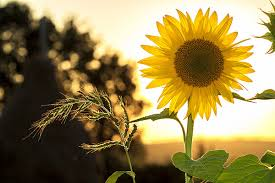
#> input picture image8.jpeg, 275 x 183 px, found by its file name
$ jupyter execute Untitled.ipynb
#> lines starting #> are read from the running program, lines starting #| are printed output that depends on the picture; after the words box and inside, x2 and y2 are one past the last pixel; in counts of white or black regions, pixels touching at a corner belong together
Exp No-08 : Image-Segmentation-Using-Thresholding-Techniques-in-OpenCV

Name:Pugazh sozhan.A

Reg.No:212224240121

[cell 1]
import cv2
import matplotlib.pyplot as plt
img = cv2.imread("image8.JPEG")
#> img is the input picture: shape (183, 275, 3); mean B, G, R 79.7, 129, 146.4
plt.imshow(cv2.cvtColor(img, cv2.COLOR_BGR2RGB))
plt.title("Original Image")
plt.axis("off")
plt.show()

[cell 2]
import cv2
import matplotlib.pyplot as plt
img = cv2.imread("image8.JPEG", cv2.IMREAD_GRAYSCALE)
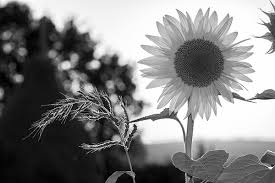
#> img: shape (183, 275); min 0, max 255, mean 128.7
plt.imshow(img, cmap="gray")
plt.title("Original Grayscale Image")
plt.axis("off")
plt.show()

[cell 3]
import cv2
import matplotlib.pyplot as plt
img = cv2.imread("image8.JPEG", cv2.IMREAD_GRAYSCALE)
_, result = cv2.threshold(img, 127, 255, cv2.THRESH_BINARY)
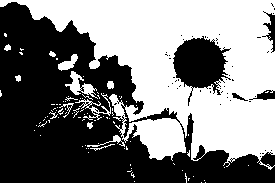
#> result: shape (183, 275); 49% white; 96 white regions (83 under 20 px), largest, box (x1, y1, x2, y2) and area: (0, 0, 275, 170) 23308, (65, 71, 98, 99) 321, (75, 93, 111, 120) 213
plt.imshow(result, cmap="gray")
plt.title("Global Thresholding")
plt.axis("off")
plt.show()

[cell 4]
import cv2
import matplotlib.pyplot as plt
img = cv2.imread("image8.JPEG", cv2.IMREAD_GRAYSCALE)
result = cv2.adaptiveThreshold(
    img, 255,
    cv2.ADAPTIVE_THRESH_GAUSSIAN_C,
    cv2.THRESH_BINARY,
    11, 2
)
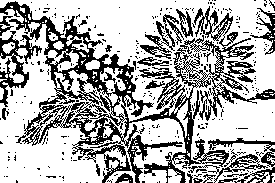
#> result: shape (183, 275); 68.1% white; black in thin lines or dots
plt.imshow(result, cmap="gray")
plt.title("Adaptive Thresholding")
plt.axis("off")
plt.show()

[cell 5]
import cv2
import matplotlib.pyplot as plt
img = cv2.imread("image8.JPEG", cv2.IMREAD_GRAYSCALE)
_, result = cv2.threshold(
    img, 0, 255,
    cv2.THRESH_BINARY + cv2.THRESH_OTSU
)
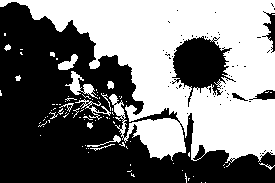
#> result: shape (183, 275); 48.2% white; 92 white regions (77 under 20 px), largest, box (x1, y1, x2, y2) and area: (0, 0, 275, 163) 22988, (65, 71, 98, 99) 299, (58, 54, 78, 70) 162
plt.imshow(result, cmap="gray")
plt.title("Otsu's Thresholding")
plt.axis("off")
plt.show()
